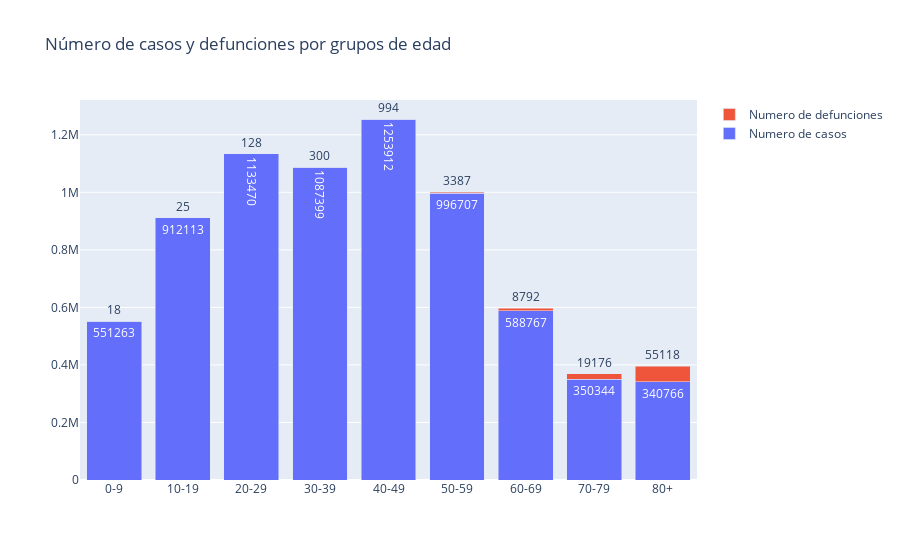

The notebook cell saved with this chart:
### Code cell
# agrupamos los datos por edad
df_gedad = datos_covid.groupby(['grupo_edad'],as_index=False).agg({'num_casos': np.sum, 'num_def': np.sum})

 # calculamos el porcentaje de mortalidad
def calc_porcentaje(x,y):
    return round(y/x*100,3)
df_gedad['perc_mort'] = df_gedad.apply(lambda x: calc_porcentaje(x.num_casos, x.num_def), axis=1)

 # eliminamos los registros con edad desconocida
df_gedad.drop([9], inplace=True) 

# creamos la visualización
z = df_gedad['perc_mort']
fig = go.Figure(data=[
    go.Bar(name = 'Numero de casos', x = df_gedad['grupo_edad'], y = df_gedad['num_casos'], customdata=z,
           text = df_gedad['num_casos'], textposition = 'outside'),
    go.Bar(name = 'Numero de defunciones', x = df_gedad['grupo_edad'], y = df_gedad['num_def'], customdata=z,
           text = df_gedad['num_def'], textposition = 'outside')])

 # ajustes plot
fig.update_layout(barmode='stack', title='Número de casos y defunciones por grupos de edad')
fig.update_traces(texttemplate='%{text:.0f}',
                 hovertemplate="<br>".join([
                "Edad: %{x}",
                "Cantidad: %{y}",
                "% mortalidad: %{customdata}"]))

fig.show()

### Figure 1 — Plotly figure (JSON) as saved in the notebook; plotly's stock layout.template omitted (floating-point values rounded to 4 significant figures)
{"data": [{"customdata": [0.003, 0.003, 0.011, 0.028, 0.079, 0.34, 1.493, 5.473, 16.18], "hovertemplate": "Edad: %{x}<br>Cantidad: %{y}<br>% mortalidad: %{customdata}", "name": "Numero de casos", "text": [551263, 912113, 1133470, 1087399, 1253912, 996707, 588767, 350344, 340766], "textposition": "outside", "texttemplate": "%{text:.0f}", "type": "bar", "x": ["0-9", "10-19", "20-29", "30-39", "40-49", "50-59", "60-69", "70-79", "80+"], "y": [551263, 912113, 1133470, 1087399, 1253912, 996707, 588767, 350344, 340766]}, {"customdata": [0.003, 0.003, 0.011, 0.028, 0.079, 0.34, 1.493, 5.473, 16.18], "hovertemplate": "Edad: %{x}<br>Cantidad: %{y}<br>% mortalidad: %{customdata}", "name": "Numero de defunciones", "text": [18, 25, 128, 300, 994, 3387, 8792, 19176, 55118], "textposition": "outside", "texttemplate": "%{text:.0f}", "type": "bar", "x": ["0-9", "10-19", "20-29", "30-39", "40-49", "50-59", "60-69", "70-79", "80+"], "y": [18, 25, 128, 300, 994, 3387, 8792, 19176, 55118]}], "layout": {"barmode": "stack", "title": {"text": "Número de casos y defunciones por grupos de edad"}}}
